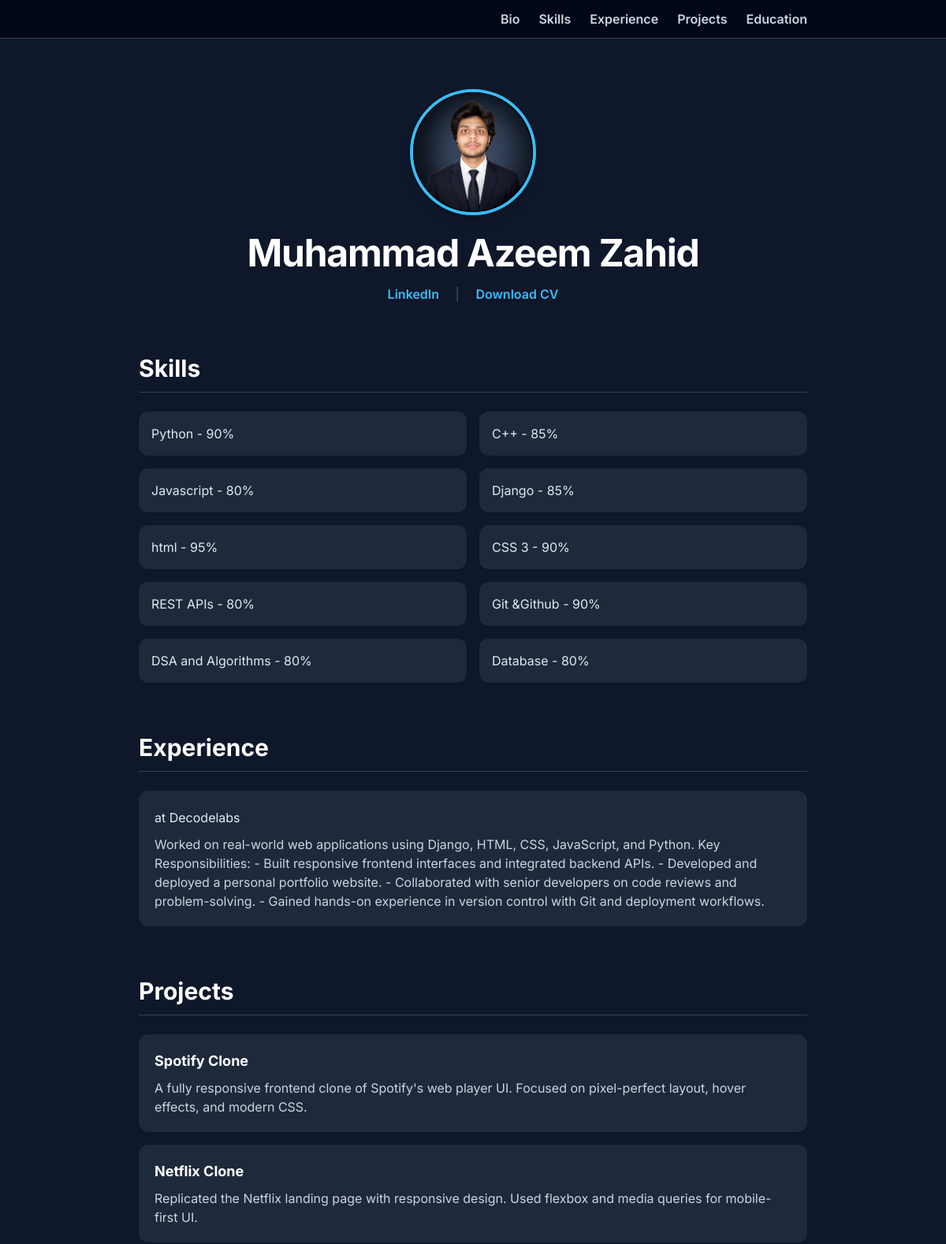
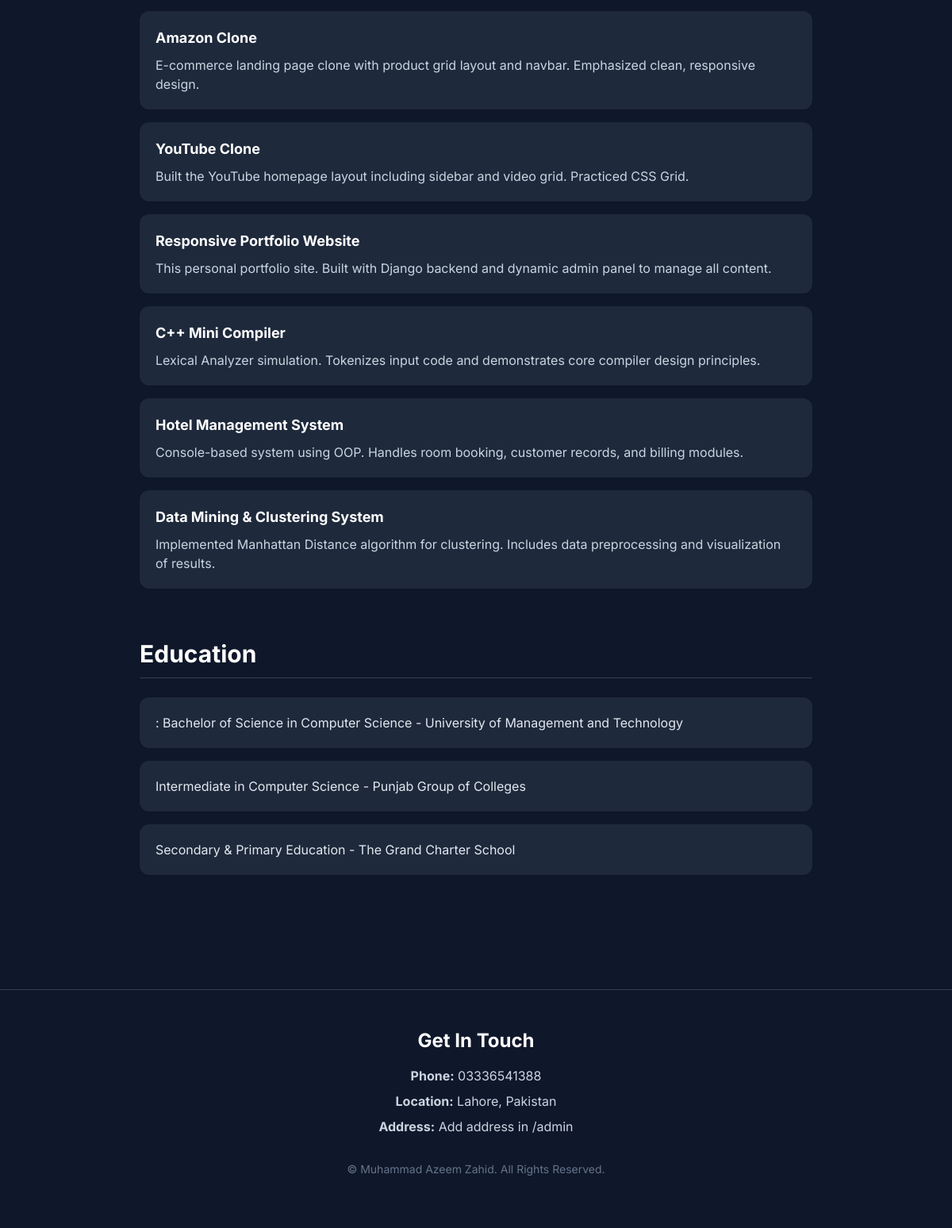
The page / on the database its author committed (2 pictures, top to bottom).
### bio/models.py (models this page shows, shortened)
class Bio(models.Model):
    name = models.CharField(max_length=200)
    title = models.CharField(max_length=200)
    about = models.TextField()
    email = models.EmailField()
    phone = models.CharField(max_length=20)
    location = models.CharField(max_length=200, blank=True, null=True)
    linkedin = models.URLField(blank=True, null=True)
    cv = models.FileField(upload_to='cv/', blank=True, null=True)
    image = models.ImageField(upload_to='profile/', blank=True, null=True)
    address = models.TextField(blank=True, null=True)

### skills/models.py (models this page shows, shortened)
class Skill(models.Model):
    name = models.CharField(max_length=100)
    level = models.CharField(max_length=50, blank=True) # Beginner, Intermediate, Expert

### experience/models.py (models this page shows, shortened)
class Experience(models.Model):
    company = models.CharField(max_length=200)
    role = models.CharField(max_length=200)
    start_date = models.DateField()
    end_date = models.DateField(null=True, blank=True)
    description = models.TextField(blank=True)

### projects/models.py (models this page shows, shortened)
class Project(models.Model):
    title = models.CharField(max_length=200)
    tech_stack = models.CharField(max_length=200, blank=True)
    description = models.TextField(blank=True)
    link = models.URLField(blank=True)

### education/models.py (models this page shows, shortened)
class Education(models.Model):
    degree = models.CharField(max_length=200)
    institute = models.CharField(max_length=200)
    year = models.CharField(max_length=50)
    description = models.TextField(blank=True, null=True)

### bio/views.py (the view)
# urls.py: path('', views.home, name='home'),
def home(request):
    context = {
        'bio': Bio.objects.first(),
        'education': Education.objects.all(),
        'experience': Experience.objects.all(),
        'projects': Project.objects.all(),
        'skills': Skill.objects.all(),
    }
    return render(request, 'index.html', context)

### bio/context_processors.py (called while the page is built)
def bio_context(request):
    return {}

### templates/index.html (shortened to what this page needs)
<!DOCTYPE html>
<html lang="en">
<head>
    <script src="https://cdn.tailwindcss.com"></script>
</head>
<body class="bg-slate-900 text-slate-200">
    <nav class="sticky top-0 z-50 bg-slate-950/90 backdrop-blur border-b border-slate-700">
        <div class="max-w-4xl mx-auto px-6 py-3 flex justify-end space-x-6">
            <a href="#bio" class="text-slate-300 hover:text-sky-400 font-semibold">Bio</a>
            <a href="#skills" class="text-slate-300 hover:text-sky-400 font-semibold">Skills</a>
            <a href="#experience" class="text-slate-300 hover:text-sky-400 font-semibold">Experience</a>
            <a href="#projects" class="text-slate-300 hover:text-sky-400 font-semibold">Projects</a>
            <a href="#education" class="text-slate-300 hover:text-sky-400 font-semibold">Education</a>
        </div>
    </nav>
    <div class="max-w-4xl mx-auto px-6 py-16">
        <section id="bio" class="text-center mb-16">
            <img src="{{ bio.image.url }}" alt="{{ bio.name }}" class="w-40 h-40 rounded-full object-cover border-4 border-sky-400 shadow-lg mx-auto mb-6">
            <h1 class="text-5xl font-bold tracking-tight mb-3 text-white">{{ bio.name|default:"Portfolio" }}</h1>
            <div class="space-x-4">
                <a href="{{ bio.linkedin }}" target="_blank" class="text-sky-400 font-semibold hover:underline">LinkedIn</a>
                <span class="text-slate-600">|</span>
                <a href="{{ bio.cv.url }}" download class="text-sky-400 font-semibold hover:underline">Download CV</a>
            </div>
        </section>
        <section id="skills" class="mb-16">
            <h2 class="text-3xl font-bold border-b border-slate-700 pb-3 mb-6 text-white">Skills</h2>
            <div class="grid sm:grid-cols-2 gap-4">
                {% for skill in skills %}
                <div class="bg-slate-800 p-4 rounded-xl shadow-sm border-slate-700">{{ skill.name }} - {{ skill.level }}%</div>
                {% empty %}
                <p class="text-slate-400">Add skills in /admin</p>
                {% endfor %}
            </div>
        </section>
        <section id="experience" class="mb-16">
            <h2 class="text-3xl font-bold border-b border-slate-700 pb-3 mb-6 text-white">Experience</h2>
            <div class="space-y-4">
                {% for exp in experience %}
                <div class="bg-slate-800 p-5 rounded-xl shadow-sm border-slate-700">
                    <strong class="text-lg text-white">{{ exp.position }}</strong> at {{ exp.company }}<br>
                    <p class="text-slate-300 mt-2">{{ exp.description }}</p>
                </div>
                {% empty %}
                <p class="text-slate-400">Add experience in /admin</p>
                {% endfor %}
            </div>
        </section>
        <section id="projects" class="mb-16">
            <h2 class="text-3xl font-bold border-b border-slate-700 pb-3 mb-6 text-white">Projects</h2>
            <div class="space-y-4">
                {% for proj in projects %}
                <div class="bg-slate-800 p-5 rounded-xl shadow-sm border-slate-700">
                    <strong class="text-lg text-white">{{ proj.title }}</strong><br>
                    <p class="text-slate-300 mt-2">{{ proj.description }}</p>
                </div>
                {% empty %}
                <p class="text-slate-400">Add projects in /admin</p>
                {% endfor %}
            </div>
        </section>
        <section id="education" class="mb-20">
            <h2 class="text-3xl font-bold border-b border-slate-700 pb-3 mb-6 text-white">Education</h2>
            <div class="space-y-4">
                {% for edu in education %}
                <div class="bg-slate-800 p-5 rounded-xl shadow-sm border-slate-700">{{ edu.degree }} - {{ edu.institute }}</div>
                {% empty %}
                <p class="text-slate-400">Add education in /admin</p>
                {% endfor %}
            </div>
        </section>
    </div>
    <footer class="border-t border-slate-700 pt-12 pb-16 text-center">
        <h3 class="text-2xl font-bold text-white mb-4">Get In Touch</h3>
        <div class="space-y-2 text-slate-300">
            <p><strong>Phone:</strong> {{ bio.phone|default:"Add phone in /admin" }}</p>
            <p><strong>Location:</strong> {{ bio.location|default:"Add location in /admin" }}</p>
            <p><strong>Address:</strong> {{ bio.address|default:"Add address in /admin" }}</p>
        </div>
        <p class="text-slate-500 text-sm mt-8">© {{ bio.name }}. All Rights Reserved.</p>
    </footer>
</body>
</html>

### templates/index.html (style rules this page uses)
body { font-family: 'Inter', sans-serif; scroll-behavior: smooth; }

### rows shown on the page
Bio: image (picture), name "Muhammad Azeem Zahid", phone "03336541388", location "Lahore, Pakistan", address "Add address in /admin"
Skill: name "Python", level "90"
Skill: name "C++", level "85"
Skill: name "Javascript", level "80"
Skill: name "Django", level "85"
Skill: name "html", level "95"
Skill: name "CSS 3", level "90"
Skill: name "REST APIs", level "80"
Skill: name "Git &Github", level "90"
Skill: name "DSA and Algorithms", level "80"
Skill: name "Database", level "80"
Experience: company "Decodelabs", description "Worked on real-world web applications using Django, HTML, CSS, JavaScript, and Python. Key Responsibilities: - Built responsive frontend interfaces and integrated backend APIs. - Developed and deployed a personal portfolio website. - Collaborated with senior developers on code reviews and problem-solving. - Gained hands-on experience in version control with Git and deployment workflows."
Project: title "Spotify Clone", description "A fully responsive frontend clone of Spotify's web player UI. Focused on pixel-perfect layout, hover effects, and modern CSS."
Project: title "Netflix Clone", description "Replicated the Netflix landing page with responsive design. Used flexbox and media queries for mobile-first UI."
Project: title "Amazon Clone", description "E-commerce landing page clone with product grid layout and navbar. Emphasized clean, responsive design."
Project: title "YouTube Clone", description "Built the YouTube homepage layout including sidebar and video grid. Practiced CSS Grid."
Project: title "Responsive Portfolio Website", description "This personal portfolio site. Built with Django backend and dynamic admin panel to manage all content."
Project: title "C++ Mini Compiler", description "Lexical Analyzer simulation. Tokenizes input code and demonstrates core compiler design principles."
Project: title "Hotel Management System", description "Console-based system using OOP. Handles room booking, customer records, and billing modules."
Project: title "Data Mining & Clustering System", description "Implemented Manhattan Distance algorithm for clustering. Includes data preprocessing and visualization of results."
Education: degree ": Bachelor of Science in Computer Science", institute "University of Management and Technology"
Education: degree "Intermediate in Computer Science", institute "Punjab Group of Colleges"
Education: degree "Secondary & Primary Education", institute "The Grand Charter School"
